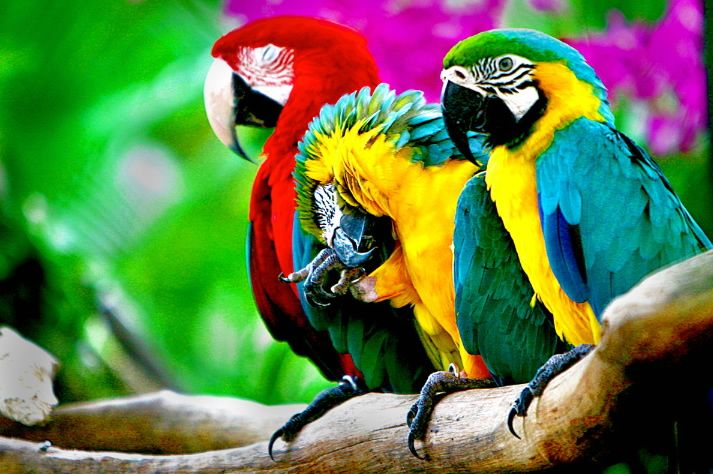
#> input picture data/parrots.jpg, 713 x 474 px
$ jupyter execute --allow-errors week6.ipynb   (shell and % lines are left out)
#> lines starting #> are read from the running program, lines starting #| are printed output that depends on the picture; long printed decimals are rounded
# Уменьшение количества цветов изображения

[cell 1]
from skimage.io import imread
import pandas as pd
import skimage
import numpy as np
import math
from sklearn.cluster import KMeans
import matplotlib
import pylab

[cell 2]
img = imread('data/parrots.jpg')
#> img is the input picture: shape (474, 713, 3); mean R, G, B 96.8, 122.9, 72.5
#> (the rest of this cell did not finish here and is left out)

[cell 3]
pixels = pd.DataFrame(np.reshape(img, (img.shape[0]*img.shape[1], img.shape[2])), columns=['R', 'G', 'B'])
#> pixels = table of 337962 rows and 3 columns
pixels.head()
#> Out = table of 5 rows and 3 columns

[cell 4]
X = pixels.loc[:, 'R':'B']
#> X = table of 337962 rows and 3 columns

clf = KMeans(init='k-means++', random_state=241)
clf.fit(X)

[cell 5]
pixels['Cluster'] = clf.predict(X)

[cell 6]
means = pixels.groupby('Cluster').mean().values
#> means = [[121.8, 110.6, 62.26], [191.5, 205.2, 192.8], [242.8, 211, 11.45], [23.87, 162.8, 16.9], [15.04, 29.85, 12.91], [43.59, 169.1, 138.9], [198.4, 22.56, 176.7], [200.5, 19.62, 7.28]]
mean_pixels = [means[x] for x in pixels['Cluster']]
#> mean_pixels = 337962 items
# mean_pixels
mean_image = np.reshape(mean_pixels, (img.shape[0],img.shape[1],img.shape[2]))
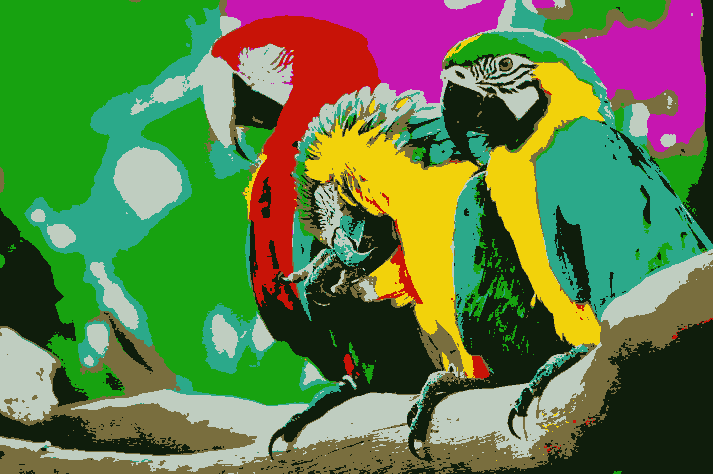
#> mean_image: shape (474, 713, 3) float64; mean R, G, B 96.8, 122.9, 72.5

[cell 7]
pylab.imshow(mean_image)

[cell 8]
medians = pixels.groupby('Cluster').median().values
#> medians = [[121, 110, 66], [192, 207, 192], [251, 215, 4], [14, 165, 6], [3, 18, 3], [32, 169, 135], [201, 4, 180], [206, 14, 3]]
median_pixels = [medians[x] for x in pixels['Cluster']]
#> median_pixels = 337962 items
# mean_pixels
median_image = np.reshape(median_pixels, (img.shape[0],img.shape[1],img.shape[2]))

[cell 9]
pylab.imshow(median_image)

[cell 10]
def psnr(img1, img2):
    mse = np.mean((img1 - img2) ** 2)
#> mse = 943.9
    if mse == 0:
        return 100

    return 20 * math.log10(1 / math.sqrt(mse))

[cell 11]
psnr_mean = psnr(img, mean_image)
#> psnr_mean = -29.75
psnr_median = psnr(img, median_image)
#> psnr_median = -30.03
print(psnr_mean, psnr_median)
#| -29.749 -30.026

[cell 12]
k = 0
for n in range (1,21):
    clf = KMeans(n_clusters = n,init='k-means++', random_state=241)
    clf.fit(X)
    pixels['Cluster'] = clf.predict(X)

    means = pixels.groupby('Cluster').mean().values
    mean_pixels = [means[x] for x in pixels['Cluster']]
    mean_image = np.reshape(mean_pixels, (img.shape[0],img.shape[1],img.shape[2]))

    medians = pixels.groupby('Cluster').median().values
    median_pixels = [medians[x] for x in pixels['Cluster']]
    median_image = np.reshape(median_pixels, (img.shape[0],img.shape[1],img.shape[2]))

    psnr_mean = psnr(img, mean_image)
    psnr_median = psnr(img, median_image)

    if psnr_median > 20 or psnr_mean > 20:
        k = n
        break
#> this loop made 20 passes
#> (psnr_mean, psnr_median) on passes 5 to 16: (-33.04, -33.44), (-31.56, -32.06), (-30.46, -30.76), (-29.75, -30.03), (-28.99, -29.29), (-28.6, -28.9), (-28.05, -28.3), (-27.55, -27.81), (-27.07, -27.3), (-26.76, -26.97), (-26.48, -26.68), (-26.25, -26.43)
#> (means, medians, psnr_mean, psnr_median) on passes 1 to 2: ([[96.82, 122.9, 72.49]], [[76, 135, 37]], -38.29, -38.67), ([[32.72, 99.42, 34.57], [183.6, 154.8, 123.8]], [[11, 102, 8], [194, 184, 142]], -36.02, -36.44)
#> pass 1, `mean_image = np.reshape(mean_pixels, (img.shape[0],img.shape[1],img.sh..`:
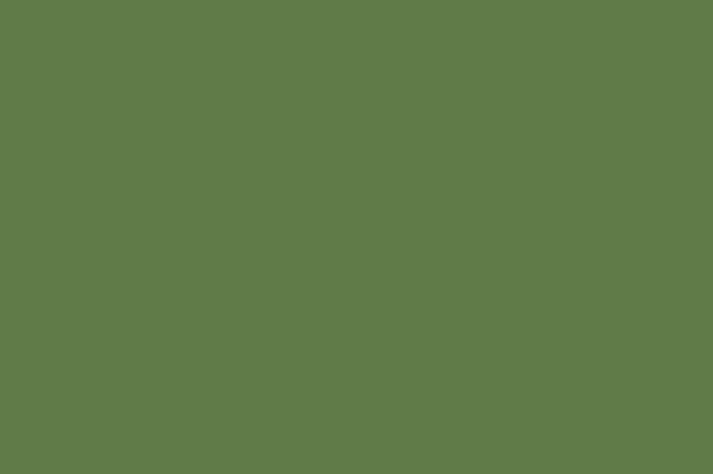
#> mean_image: shape (474, 713, 3) float64; mean R, G, B 96.8, 122.9, 72.5
#> pass 1, `median_image = np.reshape(median_pixels, (img.shape[0],img.shape[1],im..`:
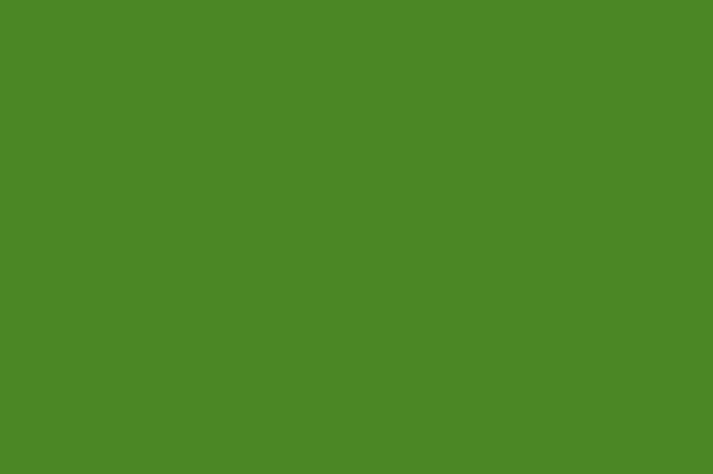
#> median_image: shape (474, 713, 3) float64; mean R, G, B 76, 135, 37
#> pass 2, `mean_image = np.reshape(mean_pixels, (img.shape[0],img.shape[1],img.sh..`:
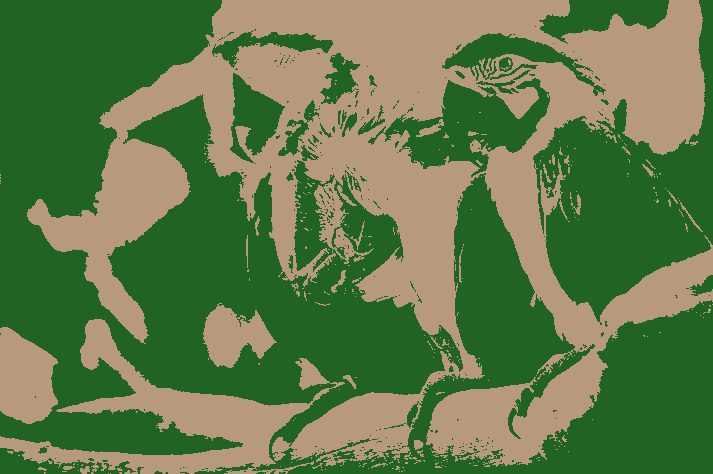
#> mean_image: shape (474, 713, 3) float64; mean R, G, B 96.8, 122.9, 72.5
#> pass 2, `median_image = np.reshape(median_pixels, (img.shape[0],img.shape[1],im..`:
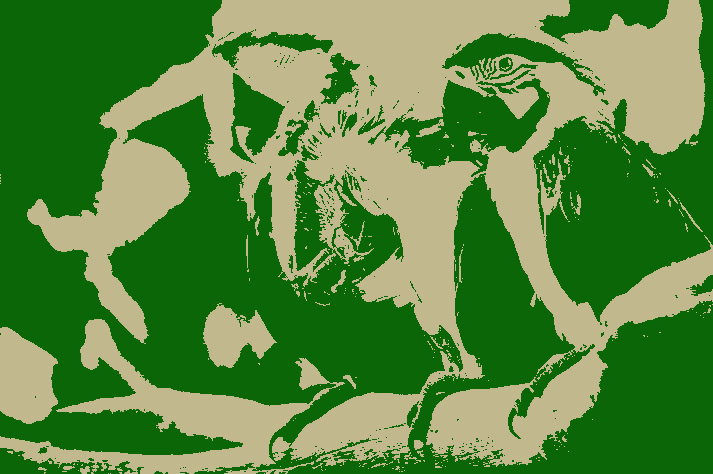
#> median_image: shape (474, 713, 3) float64; mean R, G, B 88.8, 136.8, 64.9
